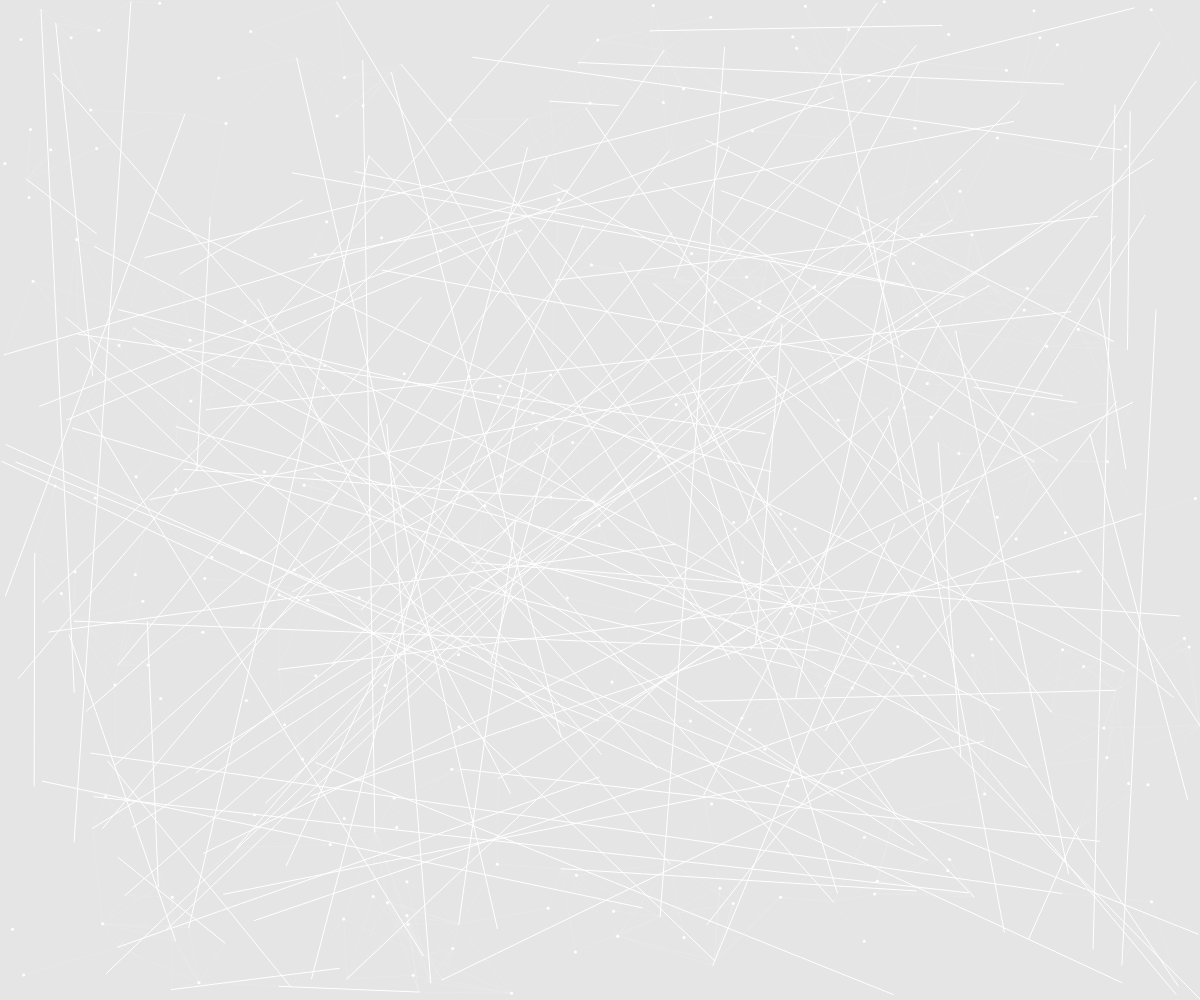
Frame 1 (no input)
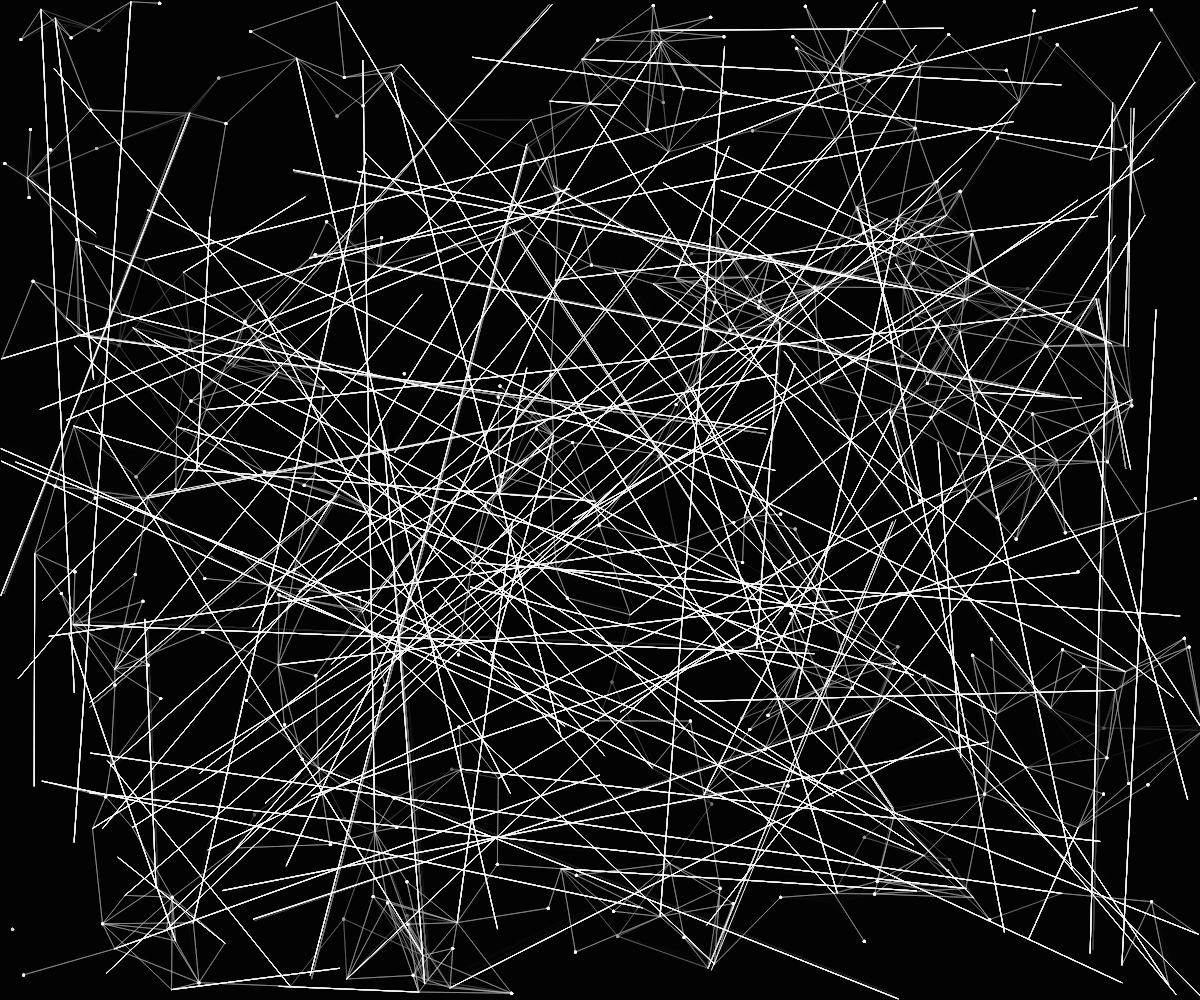
Frame 60 (no input)
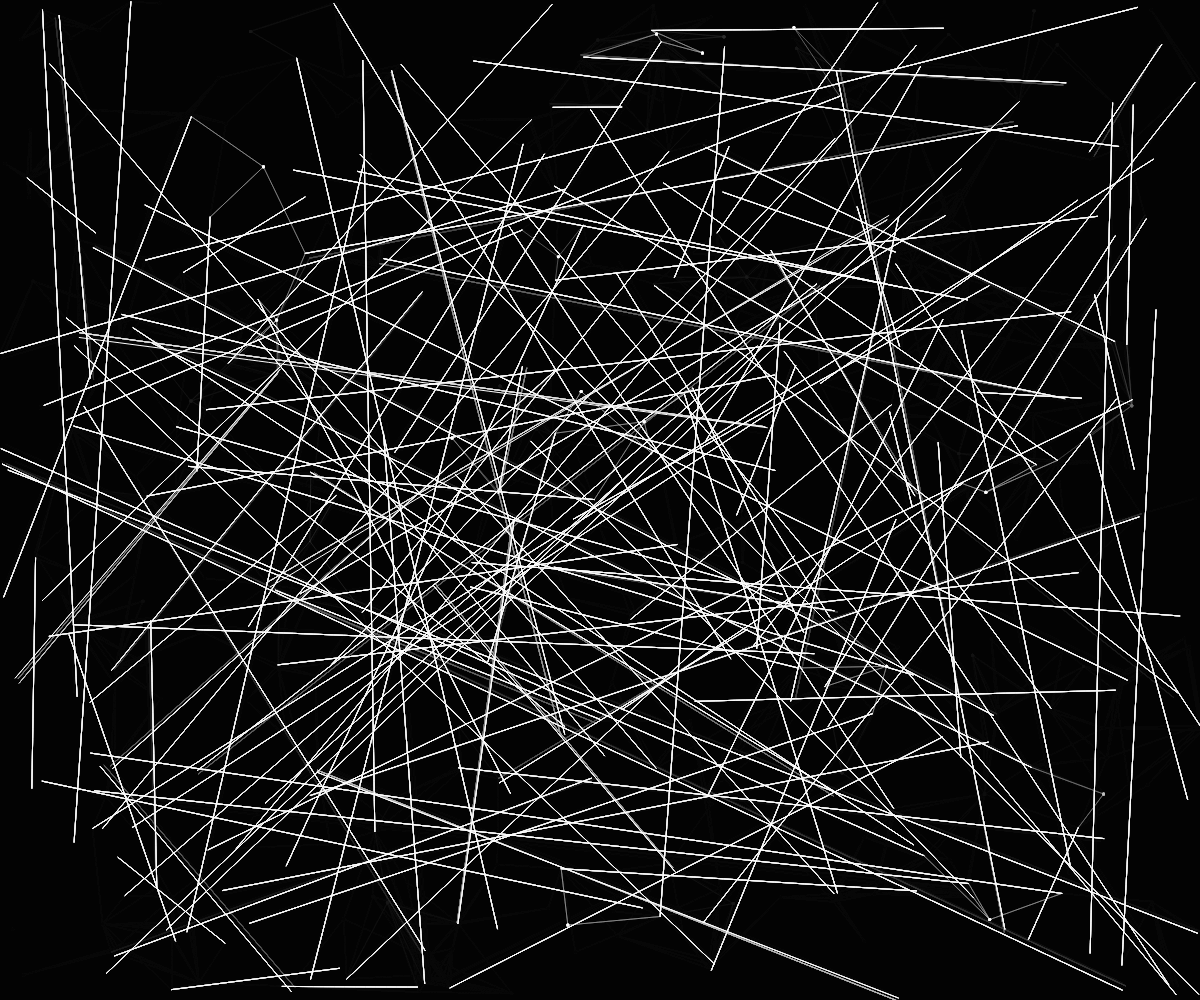
Frame 120 (the mouse pressed at the canvas centre since frame 60)

The p5.js sketch that drew these frames (run headless with seeded random() and noise() and a simulated clock; from frame 60 on, the mouse is pressed at the canvas centre):

// p5.js sketch
// ── sketch.js
let lines = [];
let points = [];
let residuePoints = [];
const NUM_LINES = 150;
const NUM_POINTS = 300;
const RESIDUE_COUNT = 200;
const MAX_DEPTH = 10;

class Line {
  constructor() {
    this.start = createVector(random(width), random(height));
    this.end = createVector(random(width), random(height));
    this.segments = [];
    this.buildSegments();
  }

  buildSegments() {
    const steps = floor(dist(this.start.x, this.start.y, this.end.x, this.end.y) / 10);
    this.segments = [];
    for (let i = 0; i <= steps; i++) {
      const t = i / steps;
      const x = lerp(this.start.x, this.end.x, t);
      const y = lerp(this.start.y, this.end.y, t);
      this.segments.push(createVector(x, y));
    }
  }

  update() {
    if (random() < 0.01) {
      this.start.add(random(-5, 5), random(-5, 5));
      this.end.add(random(-5, 5), random(-5, 5));
      this.buildSegments();
    }
  }

  display() {
    stroke(255, 100);
    noFill();
    beginShape();
    for (let p of this.segments) {
      vertex(p.x, p.y);
    }
    endShape();
  }
}

class Point {
  constructor(x, y) {
    this.pos = createVector(x, y);
    this.life = random(50, 100);
  }

  update() {
    this.life--;
  }

  display() {
    const alpha = map(this.life, 0, 100, 0, 255);
    fill(255, alpha);
    noStroke();
    ellipse(this.pos.x, this.pos.y, 3);
  }
}

function setup() {
  createCanvas(windowWidth, windowHeight);
  colorMode(HSB, 360, 100, 100, 1);
  noCursor();

  for (let i = 0; i < NUM_LINES; i++) {
    lines.push(new Line());
  }

  for (let i = 0; i < NUM_POINTS; i++) {
    points.push(createVector(random(width), random(height)));
  }

  for (let i = 0; i < RESIDUE_COUNT; i++) {
    residuePoints.push(new Point(random(width), random(height)));
  }
}

function draw() {
  background(0, 0, 0, 0.1);

  // Update and display lines
  for (let line of lines) {
    line.update();
    line.display();
  }

  // Update and display residue points
  for (let i = residuePoints.length - 1; i >= 0; i--) {
    const p = residuePoints[i];
    p.update();
    if (p.life <= 0) {
      residuePoints.splice(i, 1);
    } else {
      p.display();
    }
  }

  // Create new residue points occasionally
  if (random() < 0.2 && residuePoints.length < RESIDUE_COUNT * 1.5) {
    const pos = createVector(random(width), random(height));
    residuePoints.push(new Point(pos.x, pos.y));
  }

  // Connect lines to nearby residue points
  stroke(255, 0.1);
  noFill();
  beginShape(LINES);
  for (let line of lines) {
    for (let point of residuePoints) {
      const d = dist(line.start.x, line.start.y, point.pos.x, point.pos.y);
      if (d < 100) {
        vertex(line.start.x, line.start.y);
        vertex(point.pos.x, point.pos.y);
      }
    }
  }
  endShape();
}
